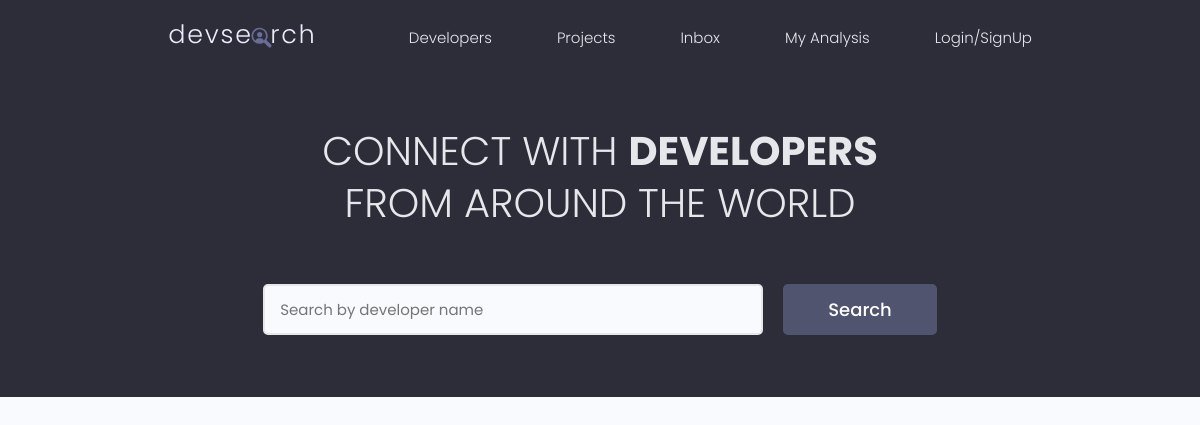
Before: / with the older database file.
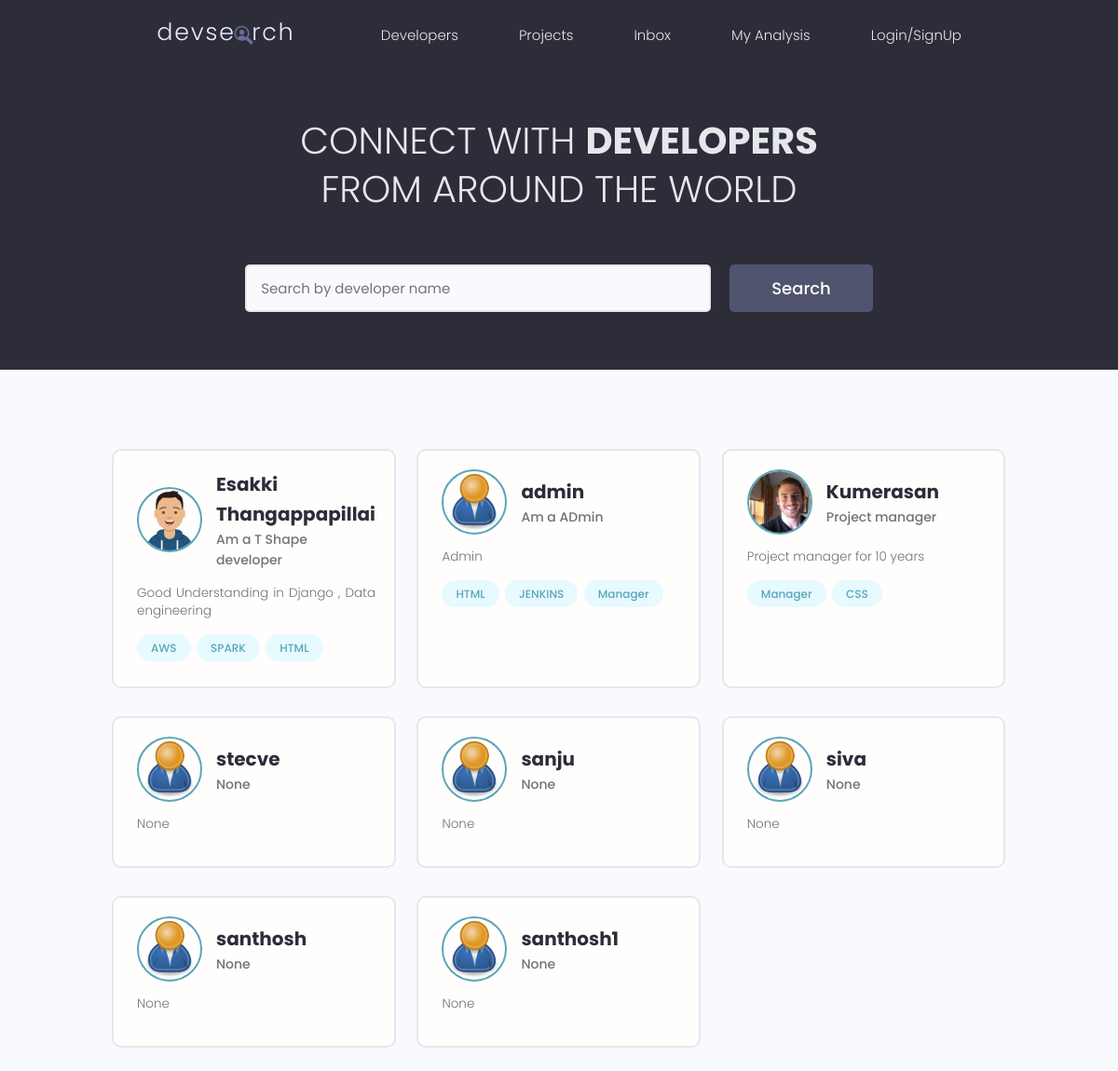
After: the same page with the newer database file.
### users/models.py (models this page shows, shortened)
class Profile(models.Model):
    user = models.OneToOneField(User, on_delete=models.CASCADE, null=True, blank=True)
    name = models.CharField(max_length=255, blank=True, null=True)
    email = models.EmailField(max_length=500, blank=True, null=True)
    username = models.CharField(max_length=500, blank=True, null=True)
    location = models.CharField(max_length=500, blank=True, null=True)
    short_intro = models.CharField(max_length=1024,blank=True, null=True)
    bio = models.TextField(blank=True, null=True)
    profile_image = models.ImageField(blank=True, null=True, upload_to='profiles/', default='profiles/user-default.png')
    social_github= models.CharField(max_length=255, blank=True, null=True)
    social_twitter = models.CharField(max_length=255, blank=True, null=True)
    social_linkedin = models.CharField(max_length=255, blank=True, null=True)
    social_youtube = models.CharField(max_length=255, blank=True, null=True)
    social_website = models.CharField(max_length=255, blank=True, null=True)
    created = models.DateTimeField(auto_now_add=True)
    id = models.UUIDField(default=uuid.uuid4, unique=True,
                          primary_key=True, editable=False)

class Skill(models.Model):
    owner = models.ForeignKey(
        Profile, on_delete=models.CASCADE, null=True, blank=True)
    name = models.CharField(max_length=200, blank=True, null=True)
    description = models.TextField(null=True, blank=True)
    created = models.DateTimeField(auto_now_add=True)
    id = models.UUIDField(default=uuid.uuid4, unique=True,
                          primary_key=True, editable=False)
    def __str__(self) -> str:
        return str(self.name)

### users/views.py (the view)
# urls.py: path('', profiles, name='profiles'),
def profiles (request):
    profiles = Profile.objects.all()
    context = {
        'profiles': profiles
    }
    return render(request, 'users/profiles.html', context = context)

### users/templates/users/profiles.html (shortened to what this page needs)
{% extends 'main.html' %}
{% block content %}
<main class="home">
    <section class="hero-section text-center">
      <div class="container container--narrow">
        <div class="hero-section__box">
          <h2>CONNECT WITH <span>DEVELOPERS</span></h2>
          <h2>FROM AROUND THE WORLD</h2>
        </div>
        <div class="hero-section__search">
          <form class="form" action="#" method="get">
            <div class="form__field">
              <input class="input input--text" id="formInput#search" type="text" name="text"
                placeholder="Search by developer name" />
            </div>
            <input class="btn btn--sub btn--lg" type="submit" value="Search" />
          </form>
        </div>
      </div>
    </section>
    <section class="devlist">
      <div class="container">
        <div class="grid grid--three">
        {% for profile in profiles %}
          <div class="column card">
            <div class="dev">
              <a href="{% url 'user-profile' profile.id  %}" class="card__body">
                <div class="dev__profile">
                  <img class="avatar avatar--md" src="{{ profile.profile_image.url }}" alt="image" />
                  <div class="dev__meta">
                    <h3>{{ profile.username }}</h3>
                    <h5>{{ profile.short_intro}}</h5>
                  </div>
                </div>
                <p class="dev__info">
                  {{ profile.bio|slice:"150" }}
                </p>
                <div class="dev__skills">
                    {% for skill in profile.skill_set.all|slice:"3" %}
                  <span class="tag tag--pill tag--main">
                    <small>{{ skill }}</small>
                  </span>
                  {% endfor %}
                </div>
              </a>
            </div>
          </div>
        {% endfor %}
        </div>
      </div>
    </section>
  </main>
{% endblock content%}

### templates/main.html (shortened to what this page needs)
<!DOCTYPE html>
{% load static %}
<html lang="en">
<head>
    <link rel="stylesheet" href="https://cdn.iconmonstr.com/1.3.0/css/iconmonstr-iconic-font.min.css" />
    <link rel="stylesheet" href="{% static 'uikit/styles/uikit.css' %}" />
    <link rel="stylesheet" href="{% static 'styles/app.css' %}" />
</head>
<body>
    {% include 'nav.html' %}
    {% block content %}
    {% endblock  %}
</body>
</html>

### templates/nav.html (shortened to what this page needs)
{% load static %}
<header class="header">
    <div class="container container--narrow">
      <a href="{% url 'profiles'  %}" class="header__logo">
        <img src="{% static 'images/logo.svg' %}" alt="DevSearch Logo" />
      </a>
      <nav class="header__nav">
        <ul class="header__menu">
          <li class="header__menuItem"><a href="{% url 'profiles' %}">Developers</a></li>
          <li class="header__menuItem"><a href="{% url 'projects' %}">Projects</a></li>
          <li class="header__menuItem"><a href="">Inbox</a></li>
          <li class="header__menuItem"><a href="{% url 'diagram' %}">My Analysis</a></li>
          {% if request.user.is_authenticated %}
          <li class="header__menuItem"><a href="{% url 'create-project' %}">Add Project</a></li>
          <li class="header__menuItem"><a href="{% url 'logout' %}" class="btn btn--sub">Logout</a></li>
          {% else %}
          <li class="header__menuItem"><a href="{% url 'login' %}">Login/SignUp</a></li>
          {% endif %}
        </ul>
      </nav>
    </div>
  </header>

### static/styles/app.css (style rules this page uses)
:root { --color-sub: #2d2d39; }
.btn--sub { background-color: var(--color-sub-light); }
.card { border: 2px solid var(--color-light); }
img { width: 100%; }
.header { position: sticky; z-index: 111; background-color: var(--color-sub); padding: 1.5rem 0; }
.header > .container { display: flex; justify-content: space-between; align-items: center; }
.header__logo > img { height: 3.8rem; }
.header__nav > ul { display: inline-flex; align-items: center; list-style: none; gap: 6.5rem; }
.header__menuItem > a { color: var(--color-light); font-weight: 300; }
.hero-section { height: 40vh; display: flex; align-items: center; background-color: var(--color-sub); }
.hero-section__box { margin-bottom: 4rem; }
.hero-section__box > h2, .hero-section__box > h2 > span { font-size: 4rem; color: var(--color-light); line-height: 1.3; text-transform: uppercase; }
.hero-section__box > h2 { font-weight: 300; }
.hero-section__box > h2 > span { font-weight: 700; }
.hero-section__search > .form { display: flex; align-items: center; justify-content: center; gap: 2rem; }
.hero-section__search > .form input.input--text { width: 50rem; }
.devlist { margin-top: 8rem; }
.devlist .grid { align-items: stretch; }
.devlist .dev .dev__profile { display: flex; align-items: center; gap: 1.5rem; }
.devlist .dev .dev__meta h3 { color: var(--color-sub); font-size: 2rem; font-weight: 700; }
.devlist .dev .dev__meta h5 { color: var(--color-text); font-size: 1.4rem; font-weight: 500; }
.devlist .dev .dev__info { margin: 1.5rem 0; font-size: 1.35rem; line-height: 1.4; text-align: justify; }

### static/uikit/styles/modules/_variables.css (style rules this page uses)
:root { --color-main: #5aa5b9; --color-main-light: #e6faff; --color-sub: #3f4156; --color-sub-light: #51546e; --color-sub-lighter: #ededfd; --color-text: #737373; --color-gray: #8b8b8b; --color-light: #e5e7eb; --color-light-gray: #767676; --color-bg: #f8fafd; --color-white: #fffefd; --color-white-light: #f3f3f3; --color-success: #359e64; --color-success-bg: #def8e8; --color-error: #fc4b0b; --color-error-bg: #fff2ee; --font-base: 'Poppins', arial, helvetica, 'Segoe UI', roboto, ubuntu, sans-serif; --font-monospace: 'Fira Code', 'Courier New', courier, monospace; --font-regular: 300; --font-medium: 500; --font-bold: 700; --generic-shadow: 1px 1px 5px #00000010; --generic-transition: all 0.3s ease-in-out; }

### static/uikit/styles/modules/_base.css (style rules this page uses)
* { margin: 0; padding: 0; box-sizing: border-box; text-rendering: optimizeLegibility; color: inherit; font-size: inherit; }
html { font-size: 50%; }
@media only screen and (min-width: 480px) { html { font-size: 56.25%; } }
@media only screen and (min-width: 1200px) { html { font-size: 62.5%; } }
body { line-height: 1.6; font-weight: 400; font-size: 1.5rem; color: var(--color-text); background-color: var(--color-bg); min-height: 100vh; }

### static/uikit/styles/modules/_typography.css (style rules this page uses)
* { font-family: var(--font-base); }
h2 { font-size: 3.6rem; font-weight: var(--font-bold); }
h3 { font-size: 3.2rem; font-weight: var(--font-medium); }
h5 { font-size: 2.4rem; font-weight: var(--font-medium); }
h5, h6 { font-weight: var(--font-regular); }
p, span, strong { font-size: 1.6rem; color: var(--color-text); font-weight: var(--font-regular); }
a { padding-bottom: 2px; text-decoration: none; display: inline-block; color: var(--color-main); font-weight: var(--font-medium); }

### static/uikit/styles/modules/_utilities.css (style rules this page uses)
.container { width: 92%; max-width: 165rem; margin: 0 auto; box-sizing: border-box; }
.container--narrow { width: 92%; max-width: 120rem; }
@media screen and (min-width: 1000px) { .container { width: 90%; } }
@media screen and (min-width: 1000px) { .container--narrow { width: 85%; } }
@media screen and (min-width: 1200px) { .container { width: 80%; } }
@media screen and (min-width: 1200px) { .container--narrow { width: 72%; } }
.text-center { text-align: center; }

### static/uikit/styles/modules/_avatar.css (style rules this page uses)
.avatar { border-radius: 50%; border: 2px solid var(--color-main); object-fit: cover; }
.avatar--md { height: 7rem; width: 7rem; }

### static/uikit/styles/modules/_button.css (style rules this page uses)
.btn { display: inline-block; position: relative; cursor: pointer; background-color: var(--color-light); font-weight: var(--font-medium); color: var(--color-sub); text-decoration: none; padding: 1rem 2rem; border-radius: 0.5rem; border: none; width: -webkit-fit-content; width: -moz-fit-content; width: fit-content; height: -webkit-fit-content; height: -moz-fit-content; height: fit-content; font-size: 1.6rem; outline-width: 0; outline-color: transparent; -webkit-backface-visibility: hidden; backface-visibility: hidden; transition: all 0.3s ease-in-out; }
.btn--sub { background-color: var(--color-sub); color: var(--color-white); }
.btn--lg { font-size: 1.8rem; padding: 1.2rem 4.5rem; }

Changed rows visible on the page:
added Profile: profile_image (picture), username "Esakki Thangappapillai", short_intro "Am a T Shape developer", bio "Good Understanding in Django , Data engineering"
added Skill: name "AWS", shown under "Esakki Thangappapillai"
added Skill: name "SPARK", shown under "Esakki Thangappapillai"
added Skill: name "HTML", shown under "Esakki Thangappapillai"
added Profile: profile_image (placeholder picture), username "admin", short_intro "Am a ADmin", bio "Admin"
added Skill: name "HTML", shown under "admin"
added Skill: name "JENKINS", shown under "admin"
added Skill: name "Manager", shown under "admin"
added Profile: profile_image (picture), username "Kumerasan", short_intro "Project manager", bio "Project manager for 10 years"
added Skill: name "Manager", shown under "Kumerasan"
added Skill: name "CSS", shown under "Kumerasan"
added Profile: profile_image (placeholder picture), username "stecve", short_intro "None", bio "None"
added Profile: profile_image (placeholder picture), username "sanju", short_intro "None", bio "None"
added Profile: profile_image (placeholder picture), username "siva", short_intro "None", bio "None"
added Profile: profile_image (placeholder picture), username "santhosh", short_intro "None", bio "None"
added Profile: profile_image (placeholder picture), username "santhosh1", short_intro "None", bio "None"
